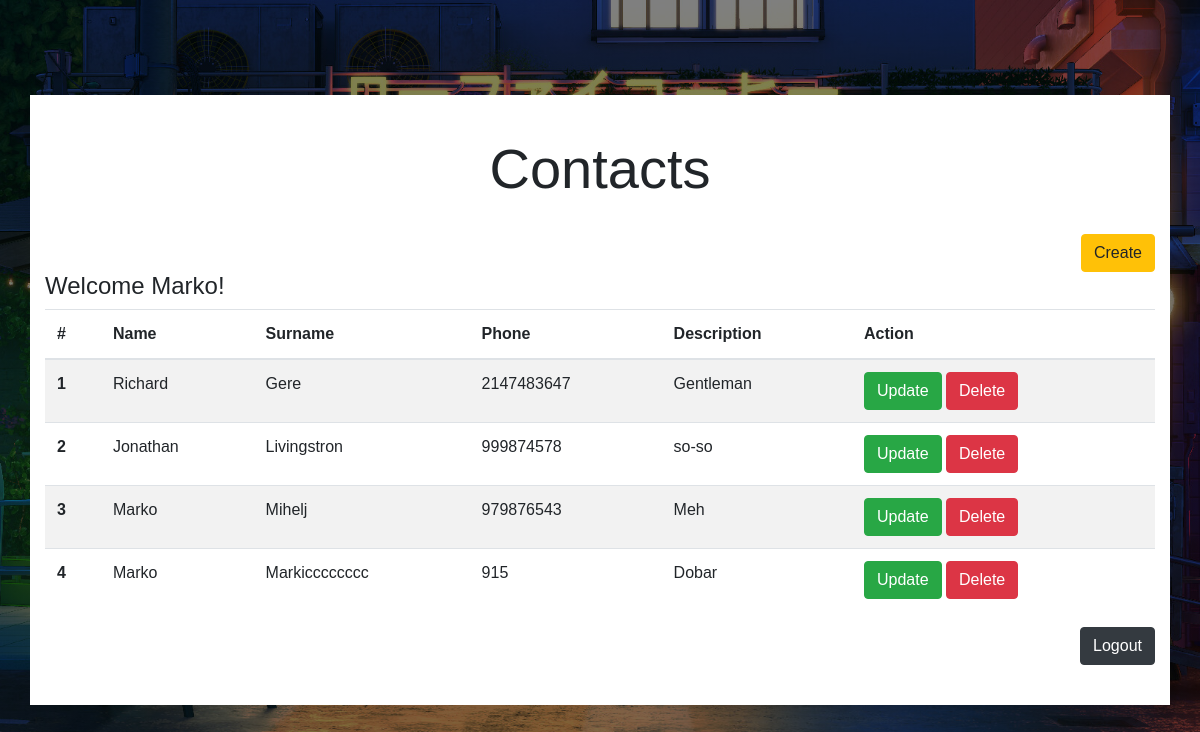
Page /site.php (signed in) on the committed database.
### tables this page shows
CREATE TABLE `contacts` (
  `id` int(11) NOT NULL,
  `name` varchar(255) NOT NULL,
  `surname` varchar(255) NOT NULL,
  `phone` int(25) NOT NULL,
  `description` varchar(255) NOT NULL,
  `username` varchar(25) DEFAULT NULL
);

### site.php (the view, shortened to what this page needs)
<?php
	include "connect.php";
	$sql = "SELECT * FROM contacts ORDER BY id DESC";
	$result = mysqli_query($connection, $sql);
?>
<!DOCTYPE html>
<html lang="en">
	<head>
		<link rel="stylesheet" type="text/css" href="style.css">
		<link rel="stylesheet" href="https://maxcdn.bootstrapcdn.com/bootstrap/4.0.0/css/bootstrap.min.css">
	</head>
	<body>
	<div class="container">
		<div class="box">
			<h4 class="display-4 text-center">Contacts</h4><br>
			<div class="link-right">
				<a href="add.php" class="btn btn-warning">Create</a>
			</div>
			<h4 class="link-left"><?php echo "Welcome " . $_SESSION['username'] . "!"; ?></h4>
			<?php if (mysqli_num_rows($result)) { ?>
			<table class="table table-striped">
			  <thead>
			    <tr>
			      <th scope="col">#</th>
			      <th scope="col">Name</th>
			      <th scope="col">Surname</th>
				  <th scope="col">Phone</th>
				  <th scope="col">Description</th>
			      <th scope="col">Action</th>
			    </tr>
			  </thead>
			  <tbody>
			  	<?php
			  	   $i = 0;
			  	   while($rows = mysqli_fetch_assoc($result)){
			  	   $i++;
			  	 ?>
			    <tr>
			      <th scope="row"><?=$i?></th>
			      <td><?=$rows['name']?></td>
			      <td><?php echo $rows['surname']; ?></td>
				  <td><?php echo $rows['phone']; ?></td>
				  <td><?php echo $rows['description']; ?></td>
			      <td><a href="edit.php?id=<?=$rows['id']?>"
			      	     class="btn btn-success">Update</a>
			      	  <a href="delete.php?id=<?=$rows['id']?>"
			      	     class="btn btn-danger">Delete</a>
			      </td>
			    </tr>
			    <?php } ?>
			  </tbody>
			</table>
			<?php } ?>
			<div class="link-right">
				<a class="btn btn-dark" href = "logout.php">Logout</a>
			</div>
	</div>
	</body>
</html>

### style.css (style rules this page uses)
* { margin: 0; padding: 0; box-sizing: border-box; font-family: 'Poppins', sans-serif; }
body { width: 100%; min-height: 100vh; background-image: linear-gradient(rgba(0,0,0,.5), rgba(0,0,0,.5)), url(background.jpg); background-position: center; background-size: cover; display: flex; justify-content: center; align-items: center; }
.container { width: 400px; min-height: 400px; background: #FFF; padding: 40px 30px; }
.link-right { display: flex; justify-content: flex-end; }

### rows in the picture
contacts: name "Richard", surname "Gere", phone "2147483647", description "Gentleman"
contacts: name "Jonathan", surname "Livingstron", phone "999874578", description "so-so"
contacts: name "Marko", surname "Mihelj", phone "979876543", description "Meh"
contacts: name "Marko", surname "Markicccccccc", phone "915", description "Dobar"

### other values in the picture
$_SESSION['username'] "Marko"
